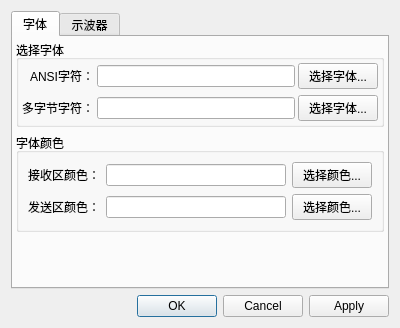
<?xml version="1.0" encoding="UTF-8"?>
<ui version="4.0">
 <class>optionsBox</class>
 <widget class="QDialog" name="optionsBox">
  <property name="geometry">
   <rect>
    <x>0</x>
    <y>0</y>
    <width>400</width>
    <height>312</height>
   </rect>
  </property>
  <property name="windowTitle">
   <string>选项</string>
  </property>
  <layout class="QVBoxLayout" name="verticalLayout">
   <item>
    <widget class="QTabWidget" name="tabWidget">
     <property name="currentIndex">
      <number>0</number>
     </property>
     <widget class="QWidget" name="tab1">
      <attribute name="title">
       <string>字体</string>
      </attribute>
      <layout class="QVBoxLayout" name="verticalLayout_2">
       <property name="leftMargin">
        <number>3</number>
       </property>
       <property name="topMargin">
        <number>3</number>
       </property>
       <property name="rightMargin">
        <number>3</number>
       </property>
       <property name="bottomMargin">
        <number>3</number>
       </property>
       <item>
        <widget class="QGroupBox" name="groupBox">
         <property name="title">
          <string>选择字体</string>
         </property>
         <layout class="QGridLayout" name="gridLayout_2">
          <property name="leftMargin">
           <number>3</number>
          </property>
          <property name="topMargin">
           <number>3</number>
          </property>
          <property name="rightMargin">
           <number>3</number>
          </property>
          <property name="bottomMargin">
           <number>3</number>
          </property>
          <property name="horizontalSpacing">
           <number>3</number>
          </property>
          <item row="1" column="2">
           <widget class="QPushButton" name="fontMultiSetButton">
            <property name="text">
             <string>选择字体...</string>
            </property>
           </widget>
          </item>
          <item row="1" column="0">
           <widget class="QLabel" name="label_4">
            <property name="text">
             <string>多字节字符：</string>
            </property>
            <property name="alignment">
             <set>Qt::AlignRight|Qt::AlignTrailing|Qt::AlignVCenter</set>
            </property>
           </widget>
          </item>
          <item row="0" column="2">
           <widget class="QPushButton" name="fontAnsiSetButton">
            <property name="text">
             <string>选择字体...</string>
            </property>
           </widget>
          </item>
          <item row="1" column="1">
           <widget class="QLineEdit" name="lineEditFontMulti">
            <property name="readOnly">
             <bool>true</bool>
            </property>
           </widget>
          </item>
          <item row="0" column="1">
           <widget class="QLineEdit" name="lineEditFontAnsi">
            <property name="readOnly">
             <bool>true</bool>
            </property>
           </widget>
          </item>
          <item row="0" column="0">
           <widget class="QLabel" name="label">
            <property name="text">
             <string>ANSI字符：</string>
            </property>
            <property name="alignment">
             <set>Qt::AlignRight|Qt::AlignTrailing|Qt::AlignVCenter</set>
            </property>
           </widget>
          </item>
         </layout>
        </widget>
       </item>
       <item>
        <widget class="QGroupBox" name="groupBox_2">
         <property name="title">
          <string>字体颜色</string>
         </property>
         <layout class="QGridLayout" name="gridLayout">
          <item row="0" column="2">
           <widget class="QPushButton" name="rxColorButton">
            <property name="text">
             <string>选择颜色...</string>
            </property>
           </widget>
          </item>
          <item row="0" column="1">
           <widget class="QLineEdit" name="lineEditRxColor">
            <property name="readOnly">
             <bool>true</bool>
            </property>
           </widget>
          </item>
          <item row="0" column="0">
           <widget class="QLabel" name="label_2">
            <property name="text">
             <string>接收区颜色：</string>
            </property>
            <property name="alignment">
             <set>Qt::AlignRight|Qt::AlignTrailing|Qt::AlignVCenter</set>
            </property>
           </widget>
          </item>
          <item row="1" column="0">
           <widget class="QLabel" name="label_3">
            <property name="text">
             <string>发送区颜色：</string>
            </property>
            <property name="alignment">
             <set>Qt::AlignRight|Qt::AlignTrailing|Qt::AlignVCenter</set>
            </property>
           </widget>
          </item>
          <item row="1" column="1">
           <widget class="QLineEdit" name="lineEditTxColor">
            <property name="readOnly">
             <bool>true</bool>
            </property>
           </widget>
          </item>
          <item row="1" column="2">
           <widget class="QPushButton" name="txColorButton">
            <property name="text">
             <string>选择颜色...</string>
            </property>
           </widget>
          </item>
         </layout>
        </widget>
       </item>
       <item>
        <spacer name="verticalSpacer">
         <property name="orientation">
          <enum>Qt::Vertical</enum>
         </property>
         <property name="sizeHint" stdset="0">
          <size>
           <width>20</width>
           <height>40</height>
          </size>
         </property>
        </spacer>
       </item>
      </layout>
     </widget>
     <widget class="QWidget" name="tab2">
      <attribute name="title">
       <string>示波器</string>
      </attribute>
      <layout class="QVBoxLayout" name="verticalLayout_3">
       <item>
        <widget class="QGroupBox" name="groupBox_3">
         <property name="title">
          <string>颜色和样式</string>
         </property>
         <layout class="QGridLayout" name="gridLayout_3">
          <item row="0" column="0">
           <widget class="QLabel" name="label_5">
            <property name="text">
             <string>背景颜色：</string>
            </property>
            <property name="alignment">
             <set>Qt::AlignRight|Qt::AlignTrailing|Qt::AlignVCenter</set>
            </property>
           </widget>
          </item>
          <item row="0" column="1">
           <widget class="QLineEdit" name="lineEditPlotColor">
            <property name="readOnly">
             <bool>true</bool>
            </property>
           </widget>
          </item>
          <item row="0" column="2">
           <widget class="QPushButton" name="plotBgColorButton">
            <property name="text">
             <string>选择颜色...</string>
            </property>
           </widget>
          </item>
          <item row="1" column="0">
           <widget class="QLabel" name="label_7">
            <property name="text">
             <string>网格颜色：</string>
            </property>
            <property name="alignment">
             <set>Qt::AlignRight|Qt::AlignTrailing|Qt::AlignVCenter</set>
            </property>
           </widget>
          </item>
          <item row="1" column="1">
           <widget class="QLineEdit" name="lineEditAxisColor">
            <property name="readOnly">
             <bool>true</bool>
            </property>
           </widget>
          </item>
          <item row="1" column="2">
           <widget class="QPushButton" name="axisColorButton">
            <property name="text">
             <string>选择颜色</string>
            </property>
           </widget>
          </item>
         </layout>
        </widget>
       </item>
       <item>
        <widget class="QGroupBox" name="groupBox_4">
         <property name="title">
          <string>图形选项</string>
         </property>
         <layout class="QVBoxLayout" name="verticalLayout_4">
          <item>
           <widget class="QCheckBox" name="plotAntiBox">
            <property name="text">
             <string>波形绘制抗锯齿</string>
            </property>
           </widget>
          </item>
          <item>
           <widget class="QCheckBox" name="gridAntiBox">
            <property name="text">
             <string>网格抗锯齿</string>
            </property>
           </widget>
          </item>
          <item>
           <widget class="QCheckBox" name="openGlBox">
            <property name="toolTip">
             <string>注意，开启该选项实际上会使CPU占用率变高</string>
            </property>
            <property name="text">
             <string>硬件加速(OpenGL)</string>
            </property>
           </widget>
          </item>
         </layout>
        </widget>
       </item>
       <item>
        <spacer name="verticalSpacer_2">
         <property name="orientation">
          <enum>Qt::Vertical</enum>
         </property>
         <property name="sizeHint" stdset="0">
          <size>
           <width>20</width>
           <height>40</height>
          </size>
         </property>
        </spacer>
       </item>
      </layout>
     </widget>
    </widget>
   </item>
   <item>
    <widget class="QDialogButtonBox" name="buttonBox">
     <property name="orientation">
      <enum>Qt::Horizontal</enum>
     </property>
     <property name="standardButtons">
      <set>QDialogButtonBox::Apply|QDialogButtonBox::Cancel|QDialogButtonBox::Ok</set>
     </property>
    </widget>
   </item>
  </layout>
 </widget>
 <resources>
  <include location="serialtool.qrc"/>
 </resources>
 <connections>
  <connection>
   <sender>buttonBox</sender>
   <signal>accepted()</signal>
   <receiver>optionsBox</receiver>
   <slot>accept()</slot>
   <hints>
    <hint type="sourcelabel">
     <x>227</x>
     <y>282</y>
    </hint>
    <hint type="destinationlabel">
     <x>157</x>
     <y>274</y>
    </hint>
   </hints>
  </connection>
  <connection>
   <sender>buttonBox</sender>
   <signal>rejected()</signal>
   <receiver>optionsBox</receiver>
   <slot>reject()</slot>
   <hints>
    <hint type="sourcelabel">
     <x>295</x>
     <y>288</y>
    </hint>
    <hint type="destinationlabel">
     <x>286</x>
     <y>274</y>
    </hint>
   </hints>
  </connection>
 </connections>
</ui>
